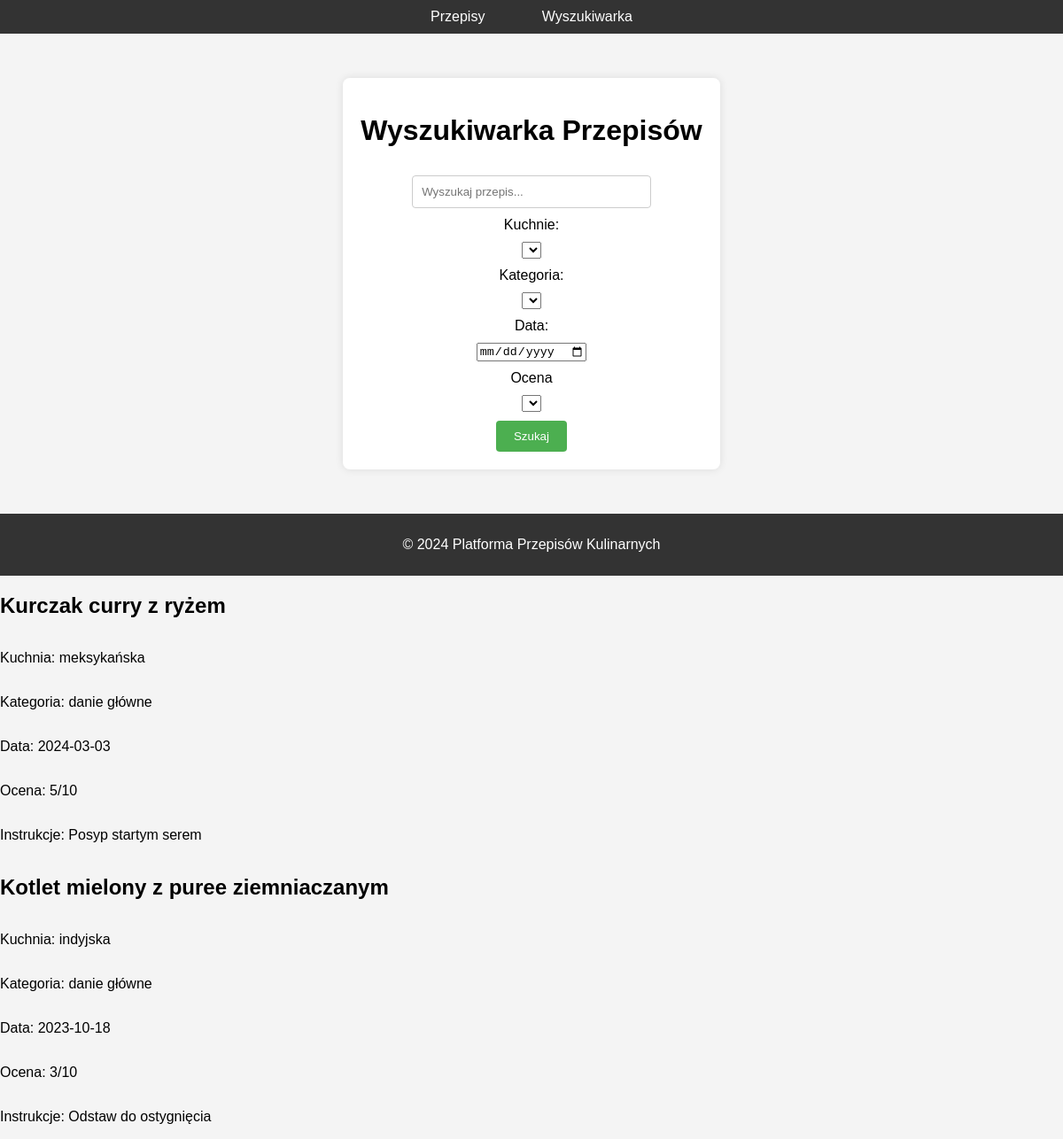
The page /platforma_kulinarna/kuchnia/wyszukiwarka.php?category=danie główne on the database its author committed.
### tables this page shows
CREATE TABLE `kuchnia1` (
  `id` int(11) NOT NULL,
  `nazwa` varchar(36) DEFAULT NULL,
  `kategoria` varchar(12) DEFAULT NULL,
  `kuchnie` varchar(11) DEFAULT NULL,
  `data` date DEFAULT NULL,
  `ocena` varchar(5) DEFAULT NULL,
  `instrukcje` varchar(26) DEFAULT NULL
);

### platforma_kulinarna/kuchnia/wyszukiwarka.php (the view, shortened to what this page needs)
<!DOCTYPE html>
<html lang="en">
<head>
    <link rel="stylesheet" href="style1.css">
</head>
<header>
    <nav>
        <a href="strona1.html">Przepisy</a>
        <a href="wyszukiwarka.html">Wyszukiwarka</a>
    </nav>
</header>
<body>
    <div class="container">
        <h1>Wyszukiwarka Przepisów</h1>
        <form action="#" method="GET">
            <input type="text" name="search_query" placeholder="Wyszukaj przepis...">
            <br>
            <label for="Cuisines">Kuchnie:</label>
            <select id="Cuisines" name="Cuisines">
            </select>
            <label for="recipe-category">Kategoria:</label>
                <select id="recipe-category" name="category">
                </select>
            <br>
            <label for="date">Data:</label>
            <input type="date" id="date" name="date">
            <label for="rating">Ocena</label>
                <select id="rating" name="rating">
                </select>
            <br>
            <input type="submit" name="submit" value="Szukaj">
        </form>
    </div>
    <footer>
        <p>&copy; 2024 Platforma Przepisów Kulinarnych</p>
    </footer>
    <?php
    $servername = "localhost";
    $username = "root";
    $password = "";
    $dbname = "kuchnia1";
    $conn = new mysqli($servername, $username, $password, $dbname);
    $search_query = $_GET['search_query'] ?? '';
    $category = $_GET['category'] ?? '';
    $sql = "SELECT * FROM kuchnia1 WHERE nazwa LIKE '%$search_query%'";
    if (!empty($category)) {
        $sql .= " AND kategoria = '$category'";
    }
    $result = $conn->query($sql);
    if ($result->num_rows > 0) {
        while ($row = $result->fetch_assoc()) {
            echo "<h2>" . $row["nazwa"] . "</h2>";
            echo "<p>Kuchnia: " . $row["kuchnie"] . "</p>";
            echo "<p>Kategoria: " . $row["kategoria"] . "</p>";
            echo "<p>Data: " . $row["data"] . "</p>";
            echo "<p>Ocena: " . $row["ocena"] . "</p>";
            echo "<p>Instrukcje: " . $row["instrukcje"] . "</p>";
        }
    } else {
        echo "Brak wyników spełniających kryteria wyszukiwania.";
    }
    ?>
</body>
</html>

### platforma_kulinarna/kuchnia/style1.css (style rules this page uses)
body { font-family: Arial, sans-serif; margin: 0; padding: 0; background-color: #f4f4f4; display: flex; flex-direction: column; min-height: 100vh; }
header { background-color: #333; padding: 10px 0; }
header nav { text-align: center; }
header nav a { color: #fff; text-decoration: none; padding: 10px 20px; margin: 0 10px; }
.container { max-width: 600px; margin: 50px auto; background-color: #fff; padding: 20px; border-radius: 8px; box-shadow: 0 0 10px rgba(0, 0, 0, 0.1); }
h1 { text-align: center; }
form { text-align: center; }
input[type="text"] { width: 70%; padding: 10px; margin-top: 10px; border: 1px solid #ccc; border-radius: 4px; box-sizing: border-box; }
input[type="submit"] { background-color: #4CAF50; color: white; padding: 10px 20px; border: none; border-radius: 4px; cursor: pointer; margin-top: 10px; }
form label { display: block; margin-bottom: 10px; }
label { margin-top: 10px; }
footer { background-color: #333; color: white; text-align: center; padding: 10px; margin-top: auto; }

### rows shown on the page
kuchnia1: nazwa "Kurczak curry z ryżem", kuchnie "meksykańska", kategoria "danie główne", data "2024-03-03", ocena "5/10", instrukcje "Posyp startym serem"
kuchnia1: nazwa "Kotlet mielony z puree ziemniaczanym", kuchnie "indyjska", kategoria "danie główne", data "2023-10-18", ocena "3/10", instrukcje "Odstaw do ostygnięcia"
